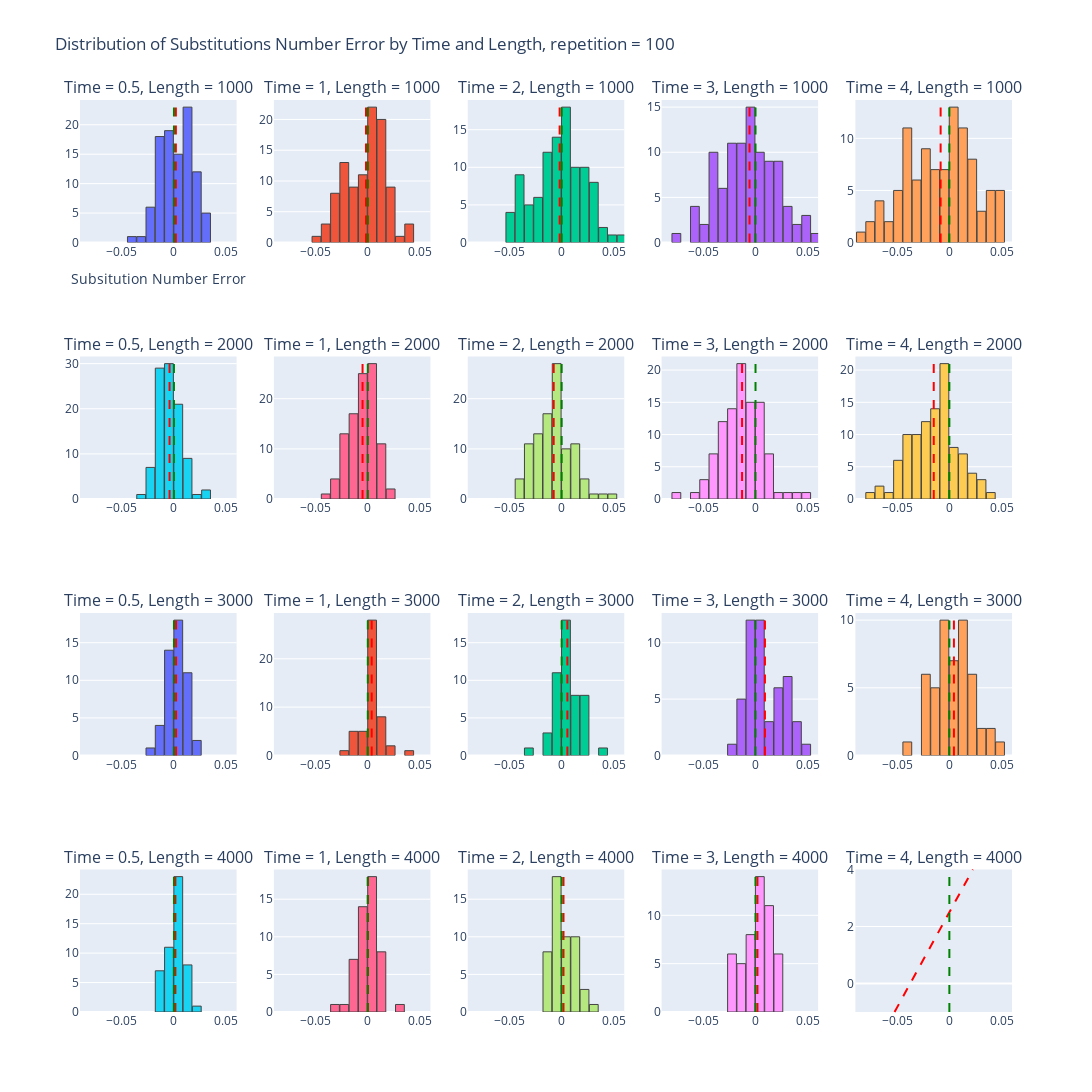

Source (notebook cell):
### Code cell
fig2 = get_histograms2(error_ns_dict_all, theoretical_ns_error_dict)
fig2.update_layout(title_text='Distribution of Substitutions Number Error by Time and Length, repetition = 100',
        xaxis_title_text='Subsitution Number Error')

fig2.write_image('Distribution of Substitutions Number Error by Time and Length.pdf')
fig2.show()
